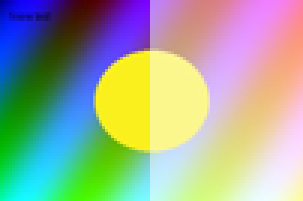
#> input picture test/samples/bmp_argb32.bmp, 101 x 67 px (shown 3 times larger)
$ python mkst.py samples/bmp_argb32.bmp out.png
#> lines starting #> are read from the running program, lines starting #| are printed output that depends on the picture
"""Write Atari ST test pictures (Degas, NEOchrome, Spectrum, Photochrome,
QuantumPaint) from a photo, plus random-content Spectrum files whose
layout can be cross-checked against an independent decoder."""
import struct, random, sys
from PIL import Image
out = sys.argv[2]
src = Image.open(sys.argv[1]).convert('RGB')
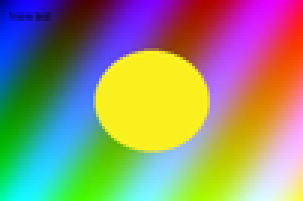
#> src: PIL image 101x67 RGB (shown 3 times larger); mean R, G, B 145, 143.3, 114.9
random.seed(7)

def stword(r, g, b):          # 8-bit -> ST 0x0RGB (3 bits per channel)
    return ((r * 7 + 127) // 255) << 8 | ((g * 7 + 127) // 255) << 4 | ((b * 7 + 127) // 255)

def quant(im, n):
    q = im.quantize(n, dither=Image.Dither.FLOYDSTEINBERG)
    pal = q.getpalette()[:n * 3]
    pal += [0] * (n * 3 - len(pal))
    words = [stword(*pal[i * 3:i * 3 + 3]) for i in range(n)]
    return list(q.getdata()), words

def interleave(pix, w, h, planes):
    out = bytearray()
    for y in range(h):
        for wx in range(w // 16):
            ws = [0] * planes
            for i in range(16):
                v = pix[y * w + wx * 16 + i]
                for p in range(planes):
                    if v >> p & 1: ws[p] |= 0x8000 >> i
            for p in range(planes): out += struct.pack('>H', ws[p])
    return bytes(out)

def packbits(data):
    o = bytearray(); i = 0
    while i < len(data):
        j = i
        while j < len(data) and data[j] == data[i] and j - i < 128: j += 1
        if j - i >= 3:
            o += bytes([257 - (j - i), data[i]]); i = j
        else:
            k = i
            while k < len(data) and k - i < 128 and not (k + 2 < len(data) and data[k] == data[k+1] == data[k+2]): k += 1
            if k == i: k = i + 1
            o += bytes([k - i - 1]) + data[i:k]; i = k
    return bytes(o)

def plane_lines(screen, w, h, planes):   # interleaved -> per line, per plane bytes
    bpl = w // 8 * planes
    out = []
    for y in range(h):
        line = screen[y * bpl:(y + 1) * bpl]
        for p in range(planes):
            pb = bytearray()
            for wx in range(w // 16):
                pb += line[wx * planes * 2 + p * 2: wx * planes * 2 + p * 2 + 2]
            out.append(bytes(pb))
    return out

modes = {0: (320, 200, 4), 1: (640, 200, 2), 2: (640, 400, 1)}
for mode, (w, h, planes) in modes.items():
    im = src.resize((w, h))
    if planes == 1:
        pix = [0 if v > 127 else 1 for v in im.convert('L').convert('1', dither=Image.Dither.FLOYDSTEINBERG).convert('L').getdata()]
        pix = [0 if v else 1 for v in im.convert('1').getdata()]
        words = [0x777, 0] + [0] * 14
    else:
        pix, words = quant(im, 1 << planes)
        words += [0] * (16 - len(words))
    scr = interleave(pix, w, h, planes)
    pal = b''.join(struct.pack('>H', x) for x in words[:16])
    open(f'{out}/test.pi{mode+1}', 'wb').write(struct.pack('>H', mode) + pal + scr)
    comp = b''.join(packbits(l) for l in plane_lines(scr, w, h, planes))
    open(f'{out}/test.pc{mode+1}', 'wb').write(struct.pack('>H', 0x8000 | mode) + pal + comp + bytes(32))
    if mode == 0:
        hdr = struct.pack('>HH', 0, 0) + pal + bytes(128 - 36)
        open(f'{out}/test.neo', 'wb').write(hdr + scr)
        # NEOchrome Master rasters: change colours 1..15 on lines 50, 100, 150
        rst = bytearray()
        for ly in (50, 100, 150):
            alt = [words[0]] + [((x * 3 + ly) & 0x777) for x in words[1:16]]
            rst += struct.pack('>H', ly) + b''.join(struct.pack('>H', x) for x in alt)
        open(f'{out}/rast.neo', 'wb').write(hdr + scr)
        open(f'{out}/rast.rst', 'wb').write(bytes(rst) + bytes(6800 - len(rst)))
        # NEOchrome Master 640x400 big picture
        big = src.resize((640, 400))
        bp, bw = quant(big, 16)
        bhdr = b'\xba\xbe' + struct.pack('>H', 0) + b''.join(struct.pack('>H', x) for x in bw) + bytes(128 - 36)
        open(f'{out}/big.neo', 'wb').write(bhdr + interleave(bp, 640, 400, 4))
#> this loop made 3 passes
#> pass 1, `im = src.resize((w, h))`:
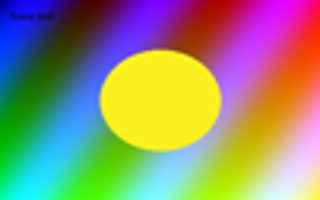
#> im: PIL image 320x200 RGB; mean R, G, B 145, 143.3, 114.9
#> pass 1, in quant, `q = im.quantize(n, dither=Image.Dither.FLOYDSTEINBERG)`:
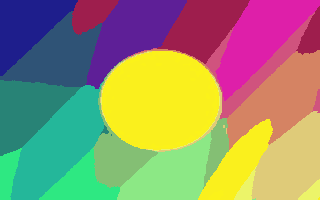
#> q: PIL image 320x200 P; mean R, G, B 149.4, 143, 108.8
#> pass 1, in quant (call 2), `q = im.quantize(n, dither=Image.Dither.FLOYDSTEINBERG)`:
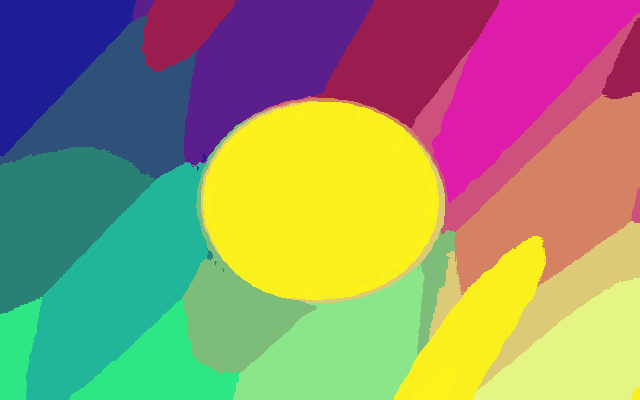
#> q: PIL image 640x400 P; mean R, G, B 148.9, 144.6, 109.7

# ---- Spectrum 512: random content, so layout errors show
spec_scr = bytearray(160) + bytes(random.getrandbits(8) for _ in range(32000 - 160))
spec_pal = [random.getrandbits(12) & 0x777 for _ in range(199 * 48)]
pal_bytes = b''.join(struct.pack('>H', x) for x in spec_pal)
open(f'{out}/test.spu', 'wb').write(bytes(spec_scr) + pal_bytes)

def spc_rle(data):            # SPC: literal n+1, repeat 258-b
    o = bytearray(); i = 0
    while i < len(data):
        j = i
        while j < len(data) and data[j] == data[i] and j - i < 129: j += 1
        if j - i >= 3:
            o += bytes([258 - (j - i), data[i]]); i = j
        else:
            k = min(len(data), i + 128); o += bytes([k - i - 1]) + data[i:k]; i = k
    return bytes(o)

# make the random bitmap a bit compressible: runs of equal bytes
for y in range(1, 199, 3):
    for x in range(0, 160, 16):
        spec_scr[y * 160 + x:y * 160 + x + 8] = bytes([0x55]) * 8
order = bytearray()
for plane in range(0, 8, 2):
    for off in range(160 + plane, 32000, 8):
        order += spec_scr[off:off + 2]
comp = spc_rle(bytes(order))
palc = bytearray()
for p in range(597):
    cols = spec_pal[p * 16:(p + 1) * 16]
    mask = 0
    for i in range(16):
        if i not in (0, 15) and cols[i]: mask |= 1 << i
    palc += struct.pack('>H', mask)
    for i in range(16):
        if mask >> i & 1: palc += struct.pack('>H', cols[i])
open(f'{out}/test.spc', 'wb').write(b'SP\0\0' + struct.pack('>II', len(comp), len(palc)) + comp + bytes(palc))
# matching SPU for comparison (colours 0 and 15 are not stored in SPC)
p2 = list(spec_pal)
for p in range(597): p2[p * 16] = 0; p2[p * 16 + 15] = 0
open(f'{out}/spcref.spu', 'wb').write(bytes(spec_scr) + b''.join(struct.pack('>H', x) for x in p2))

# SPS (column order bitmap, literal/repeat swapped, bit-packed palettes)
def sps_rle(data):            # repeat: n+3 times (n<128); literals: b-127
    o = bytearray(); i = 0
    while i < len(data):
        j = i
        while j < len(data) and data[j] == data[i] and j - i < 130: j += 1
        if j - i >= 3:
            o += bytes([j - i - 3, data[i]]); i = j
        else:
            k = min(len(data), i + 128); o += bytes([127 + k - i]) + data[i:k]; i = k
    return bytes(o)
cols_order = bytearray()
for plane in range(0, 8, 2):
    for x in range(40):
        for off in range(160 + ((x & ~1) << 2) + plane + (x & 1), 32000, 160):
            cols_order.append(spec_scr[off])
compS = sps_rle(bytes(cols_order))
bits = []
def put(v, n):
    for i in range(n - 1, -1, -1): bits.append(v >> i & 1)
for p in range(597):
    cols = p2[p * 16:(p + 1) * 16]
    mask = 0
    for i in range(1, 15):
        if cols[i]: mask |= 1 << i
    put(mask >> 1, 14)
    for i in range(15, -1, -1):
        if mask >> i & 1:
            c = cols[i]
            put(((c >> 8) & 7) << 6 | ((c >> 4) & 7) << 3 | (c & 7), 9)
while len(bits) % 8: bits.append(0)
palS = bytes(int(''.join(map(str, bits[i:i + 8])), 2) for i in range(0, len(bits), 8))
open(f'{out}/test.sps', 'wb').write(b'SP\0\0' + struct.pack('>II', len(compS), len(palS)) + compS + palS + b'\0')

# ---- Photochrome PCS: a real picture with one palette on every line
def pcs_rle_block(values, word):   # literal blocks (b >= 128: 256-b) and repeats (b=2..127)
    cmds = bytearray(); n = 0; i = 0
    def val(v): return struct.pack('>H', v) if word else bytes([v])
    while i < len(values):
        j = i
        while j < len(values) and values[j] == values[i] and j - i < 127: j += 1
        if j - i >= 3:
            cmds += bytes([j - i]) + val(values[i]); i = j
        else:
            k = min(len(values), i + 128)
            cmds += bytes([256 - (k - i)]) + b''.join(val(v) for v in values[i:k]); i = k
        n += 1
    return struct.pack('>H', n) + bytes(cmds)
im = src.resize((320, 200))
pix, words = quant(im, 16)
#> pix = 64000 items; words = [1651, 1905, 1905, 1635, 1124, 356, 1107, 340, 1603, 1571, 323, 291, 1557, 1042, 788, 276]
sep = bytearray(32000)
for y in range(200):
    for x in range(320):
        v = pix[y * 320 + x]
        for p in range(4):
            if v >> p & 1: sep[p * 8000 + y * 40 + (x >> 3)] |= 0x80 >> (x & 7)
palw = (words * 3) * (199 * 3 + 1 // 1)
#> palw = 28704 items
palw = palw[:(199 * 3 + 1) * 16]
#> palw = 9568 values, max 1905 at index 1, min 276 at index 15, mean 1092.1
pcs = struct.pack('>HHBB', 320, 200, 0, 0) + pcs_rle_block(list(sep), False) + pcs_rle_block(palw, True)
#> the loop in pcs_rle_block, `while i < len(values):` made 422 passes
#> (k, i) on passes 2, 3, 4, 5, 7, 8, 9, 10, 12, 13, 14, 15: (142, 142), (270, 270), (398, 398), (526, 526), (661, 661), (789, 789), (917, 917), (1045, 1045), (1180, 1180), (1308, 1308), (1436, 1436), (1564, 1564)
#> i on passes 1, 6, 11, 16, 20, 25: 14, 533, 1052, 1572, 1971, 2491
#> after the loop in pcs_rle_block, `while i < len(values):`: n = 422
#> the loop in pcs_rle_block (call 2), `while i < len(values):` made 75 passes
#> (k, i) on passes 1 to 12: (128, 128), (256, 256), (384, 384), (512, 512), (640, 640), (768, 768), (896, 896), (1024, 1024), (1152, 1152), (1280, 1280), (1408, 1408), (1536, 1536)
open(f'{out}/test.pcs', 'wb').write(pcs)

# ---- QuantumPaint PBX mode 0 (16 colours, palette at line 0), packed and plain
def pbx0(packed):
#> called with packed = False
    hdr = bytearray(128); hdr[3] = 0
    if packed: hdr[4] = 0x80; hdr[5] = 1
    pals = bytearray(384)
    pals[0:32] = b''.join(struct.pack('>H', x) for x in words)
    pals[33] = 0
    # a second palette from line 100 (colours rotated)
    w2 = words[8:] + words[:8]
#> w2 = [1603, 1571, 323, 291, 1557, 1042, 788, 276, 1651, 1905, 1905, 1635, 1124, 356, 1107, 340]
    pals[48:80] = b''.join(struct.pack('>H', x) for x in w2); pals[48 + 33] = 100; pals[48 + 35] = 1
    scr = interleave(pix, 320, 200, 4)
    if not packed:
        return bytes(hdr) + bytes(pals) + scr
    body = bytearray(pals)
    for plane in range(0, 8, 2):
        for x in range(plane, 160, 8):
            for y in range(200):
                body += scr[y * 160 + x:y * 160 + x + 2]
    return bytes(hdr) + packbits(bytes(body))
open(f'{out}/plain.pbx', 'wb').write(pbx0(False))
open(f'{out}/packed.pbx', 'wb').write(pbx0(True))
print('written')

$ run again, on test/samples/bmp_rle8.bmp
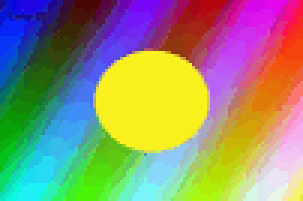
#> input picture test/samples/bmp_rle8.bmp, 101 x 67 px (shown 3 times larger)
#> src is the input picture: PIL image 101x67 RGB; mean R, G, B 145.2, 143.4, 114.6
#> the loop `for mode, (w, h, planes) in modes.items():` made 3 passes
#> pass 1, `im = src.resize((w, h))`:
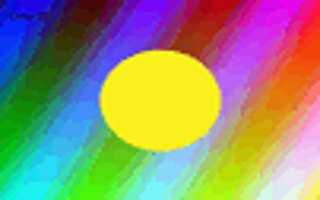
#> im: PIL image 320x200 RGB; mean R, G, B 145.2, 143.4, 114.6
#> pass 1, in quant (call 2), `q = im.quantize(n, dither=Image.Dither.FLOYDSTEINBERG)`:
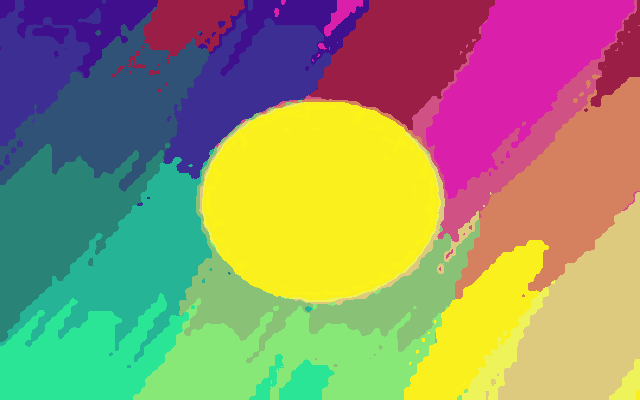
#> q: PIL image 640x400 P; mean R, G, B 149.4, 145, 107.9
#> `pix, words = quant(im, 16)`: pix = 64000 items; words = [1906, 1905, 1905, 1635, 1123, 1107, 356, 340, 1603, 1572, 323, 291, 1557, 1042, 532, 516]
#> `palw = (words * 3) * (199 * 3 + 1 // 1)`: palw = 28704 items
#> `palw = palw[:(199 * 3 + 1) * 16]`: palw = 9568 values, max 1906 at index 0, min 291 at index 11, mean 1107.1
#> the loop in pcs_rle_block, `while i < len(values):` made 417 passes
#> (k, i) on passes 1, 3, 5, 6, 8, 11, 13, 15: (128, 128), (263, 263), (398, 398), (526, 526), (662, 662), (806, 806), (941, 941), (1077, 1077)
#> after the loop in pcs_rle_block, `while i < len(values):`: n = 417
#> the loop in pcs_rle_block (call 2), `while i < len(values):` made 75 passes
#> (k, i) on passes 1 to 8: (128, 128), (256, 256), (384, 384), (512, 512), (640, 640), (768, 768), (896, 896), (1024, 1024)
#> w2 = [1603, 1572, 323, 291, 1557, 1042, 532, 516, 1906, 1905, 1905, 1635, 1123, 1107, 356, 340]
